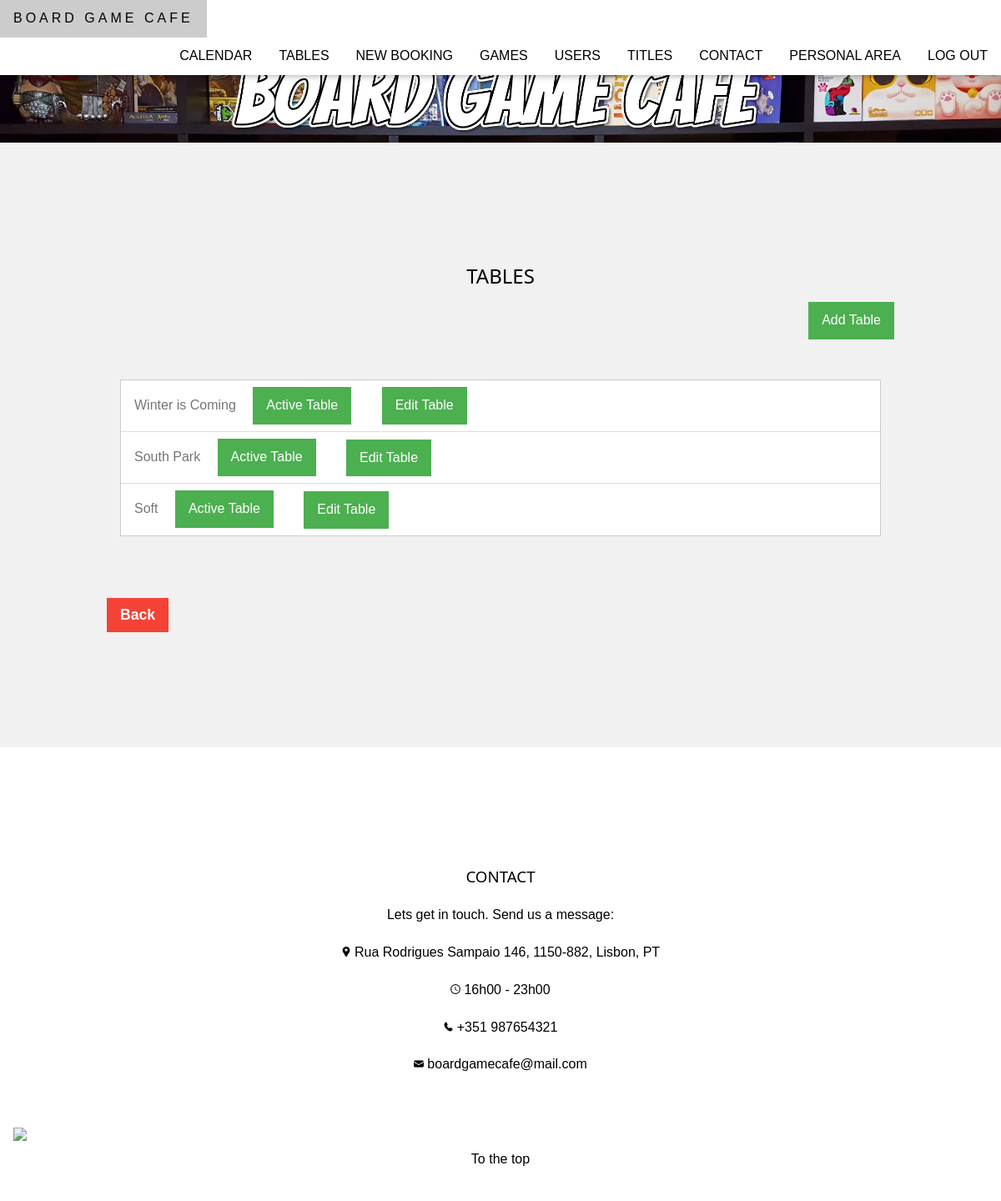
Before: /boardgamecafe/tables (signed in) with the older database file.
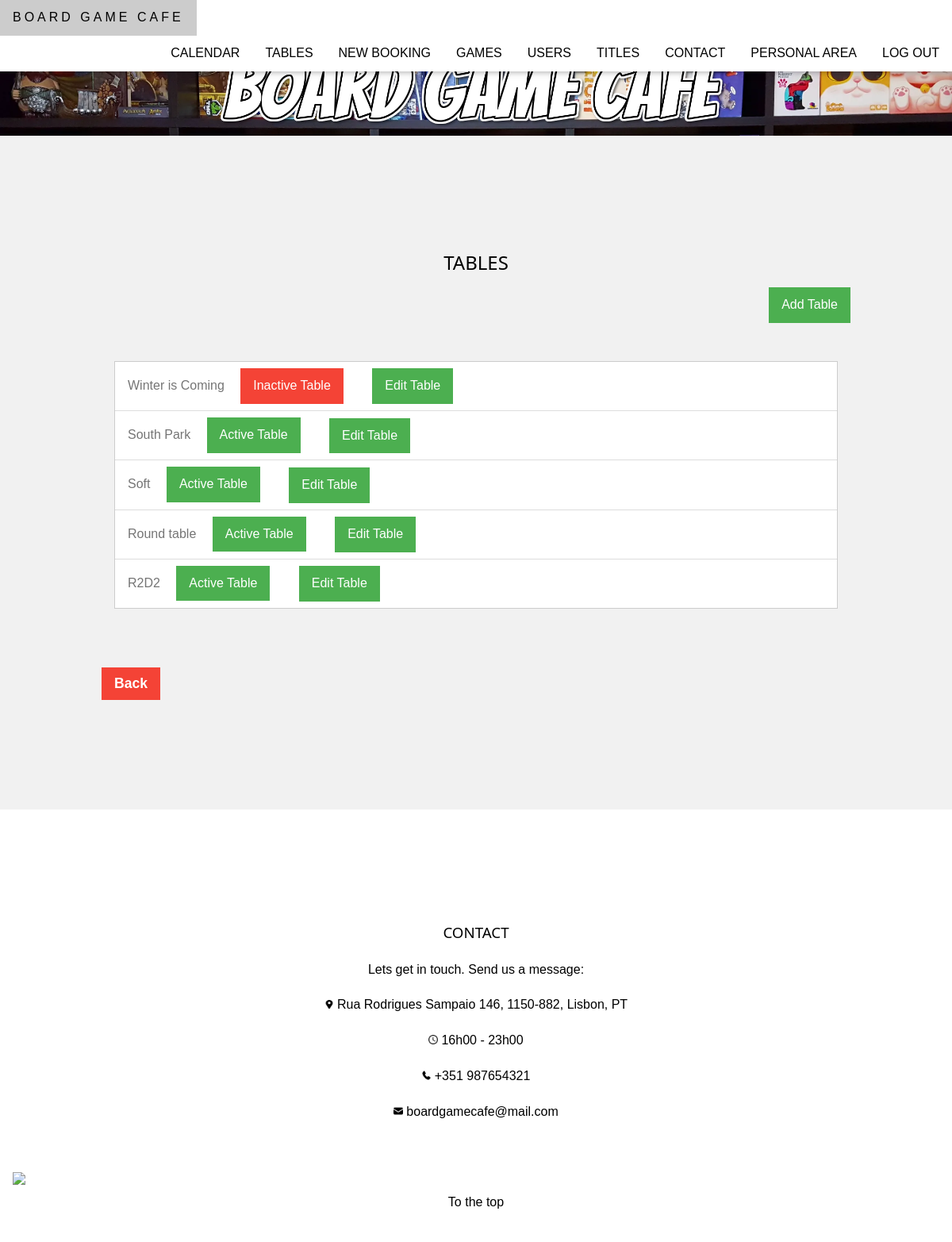
After: the same page with the newer database file.
### boardgamecafe/models.py (models this page shows)
class Table(models.Model):
    name = models.CharField(max_length=50)
    capacity = models.IntegerField(validators=[MinValueValidator(0)])
    log_is_active = models.BooleanField()
    log_date_created = models.DateTimeField()
    log_date_last_update = models.DateTimeField()

### boardgamecafe/views.py (the view)
# urls.py: path('tables', views.tables, name='tables'),
@permission_required('boardgamecafe.view_table', raise_exception=True)
@login_required
def tables(request):
    if Table.objects.all().count() > 0:
        tables = Table.objects.all()
        return render(request, 'boardgamecafe/tables.html', {'tables': tables})
    return render(request, 'boardgamecafe/tables.html')

### boardgamecafe/templates/boardgamecafe/tables.html (shortened to what this page needs)
{% extends "boardgamecafe/template.html" %}
{% load static %}
{% block content %}
    <section class="w3-light-grey w3-center w3-container" style="padding:128px">
        <h1>TABLES</h1>
        <a class="w3-green w3-button w3-center w3-right" href="{% url 'boardgamecafe:addtable' %}">Add Table</a>
        <br>
        {% if tables %}
            <div class="w3-container w3-content w3-padding-64 w3-center" >
                <ul class="w3-ul w3-border w3-white w3-text-grey">
                    {% for t in tables %}
                    <li class="w3-padding w3-left-align">
                        {{ t.name }}
                        {% if t.log_is_active %}
                            <span class="w3-tag w3-green w3-margin-left w3-margin-right">Active Table</span>
                        {% else %}
                            <span class="w3-tag w3-red w3-margin-left w3-margin-right">Inactive Table</span>
                        {% endif %}
                        <a class="w3-green w3-button w3-right-align w3-margin-left w3-margin-right" href="{%  url 'boardgamecafe:edittable' t.id %}">Edit Table</a>
                    </li>
                    {% endfor %}
                </ul>
            </div>
        {% else %}
            <br>
            <p id="no_tables"> No tables added yet. </p>
        {% endif %}
        <div class="form_crude_item">
            <input class="form_crude_btn w3-button w3-red" type="button" value="Back" onclick="history.back()">
        </div>
    </section>
{% endblock %}

Changed rows visible on the page:
changed Table "Winter is Coming": log_is_active "Active Table" → "Inactive Table"
added Table: name "Round table", log_is_active "Active Table"
added Table: name "R2D2", log_is_active "Active Table"
